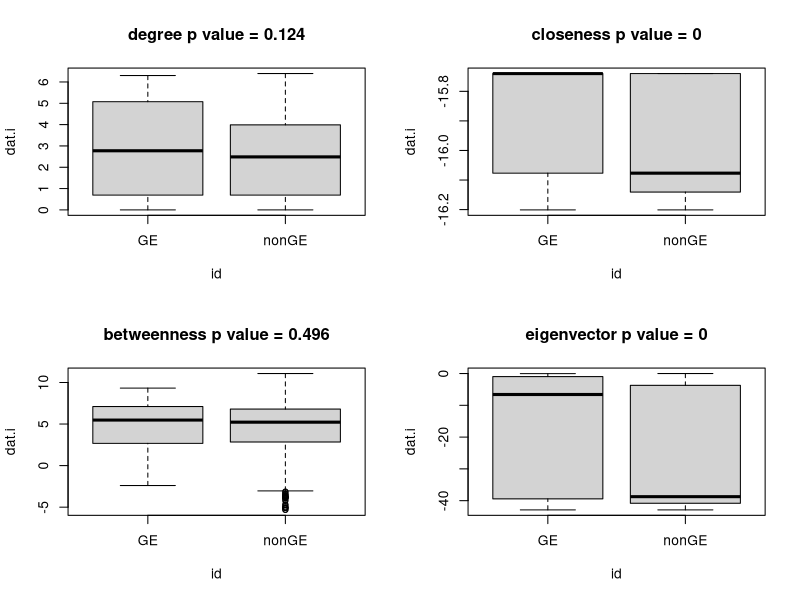

Recreate this plot in R.
#libraries
library(igraph)

#data
dat.test<- read.csv("../data/gene_expression_net_feltus_main.csv")

genes <- read.csv("../data/Cubillos ASE/ColCVI cisGxE.csv")

genes <- as.character(genes[,1])

layout(matrix(1:4,ncol=2))
for(i in 2:ncol(dat.test)){
  dat.i <- dat.test[which(is.finite(log(dat.test[,i]))==TRUE),]
  use <- which(dat.i[,1] %in% genes)
  id <- rep('nonGE',nrow(dat.i))
  id[use] <- 'GE'
  dat.i <- log(dat.i[,i])
  obs.i <- abs(mean(dat.i[use])-mean(dat.i[-use]))
  len1 <- c()
  for(j in 1:1000){
    use.j <- sample(1:length(id), length(use), replace=TRUE)
    met.j <- abs(mean(dat.i[use.j])-mean(dat.i[-use.j]))
    len1 <- c(len1,met.j)
  }
  p.i <- round(length(which(len1>obs.i)),4)/j
  boxplot(dat.i~id,main=paste0(colnames(dat.test)[i],' p value = ',p.i))
}

